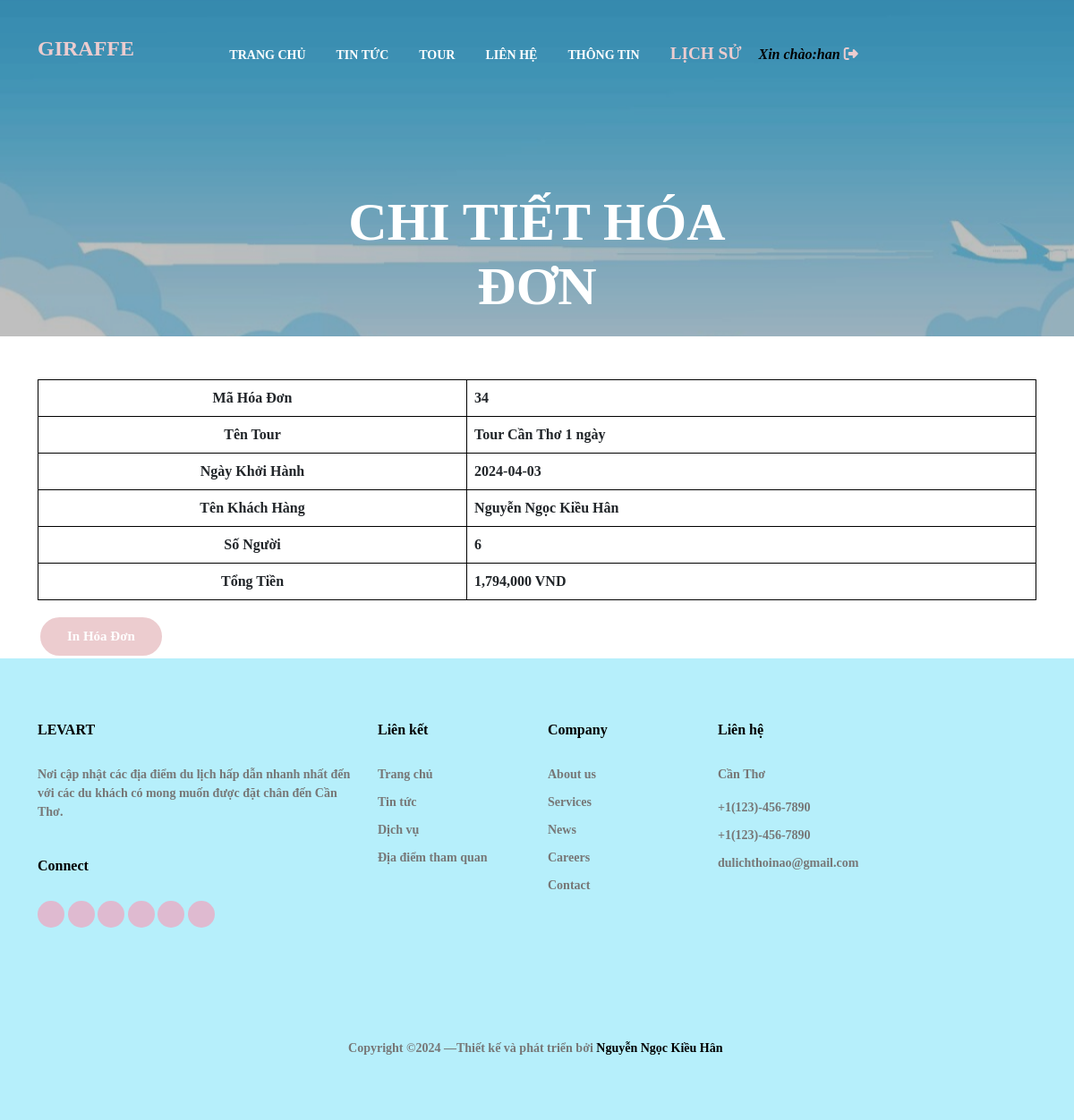
The page /hdon.php?HD_MA=34 (signed in) on the database its author committed.
### tables this page shows
CREATE TABLE `hoadon` (
  `HD_MA` int(11) NOT NULL,
  `T_MA` int(11) NOT NULL,
  `KH_MA` int(11) NOT NULL,
  `T_NGAYKHOIHANH` date NOT NULL,
  `KH_SDT` varchar(10) NOT NULL,
  `HD_SONGUOI` int(11) NOT NULL,
  `HD_TONGTIEN` varchar(10) NOT NULL,
  `HD_TRANGTHAI` enum('DAT','HUY') NOT NULL DEFAULT 'DAT'
);

CREATE TABLE `tour` (
  `T_MA` int(11) NOT NULL,
  `LT_MA` int(11) NOT NULL,
  `T_TEN` varchar(150) NOT NULL,
  `T_MOTA` text NOT NULL,
  `T_HINHANH` varchar(150) NOT NULL,
  `T_NGAYKHOIHANH` date NOT NULL,
  `T_GIA` varchar(10) NOT NULL
);

CREATE TABLE `khachhang` (
  `KH_MA` int(11) NOT NULL,
  `KH_HOTEN` varchar(150) NOT NULL,
  `KH_EMAIL` varchar(150) NOT NULL,
  `KH_SDT` varchar(10) NOT NULL,
  `KH_DIACHI` text NOT NULL,
  `KH_USERNAME` varchar(100) NOT NULL,
  `KH_PASSWORD` varchar(10) NOT NULL
);

### hdon.php (the view, shortened to what this page needs)
<?php
include("inc/header.php");
$servername = "localhost";
$username = "root";
$password = "";
$dbname = "giraffe";
$conn = new mysqli($servername, $username, $password, $dbname);
$loggedInUsername = $_SESSION["KH_USERNAME"];
$sqlGetCustomerID = "SELECT KH_MA FROM khachhang WHERE KH_USERNAME = '$loggedInUsername'";
$resultCustomerID = $conn->query($sqlGetCustomerID);
if ($resultCustomerID->num_rows > 0) {
    $customerRow = $resultCustomerID->fetch_assoc();
    $KH_MA = $customerRow["KH_MA"];
    if (isset($_GET['HD_MA'])) {
        $HD_MA = $_GET['HD_MA'];
        $sql = "SELECT h.HD_MA, t.T_TEN, h.T_NGAYKHOIHANH, k.KH_HOTEN, h.HD_SONGUOI, h.HD_TONGTIEN
                FROM hoadon h
                JOIN tour t ON h.T_MA = t.T_MA
                JOIN khachhang k ON h.KH_MA = k.KH_MA
                WHERE h.HD_MA = '$HD_MA' AND h.KH_MA = '$KH_MA'";
        $result = $conn->query($sql);
        if ($result->num_rows > 0) {
            $row = $result->fetch_assoc();
?>
<div class="hero overlay py-0 bg-white">
    <div class="img-bg rellax">
        <img src="images/nen.jpg" alt="Image" class="img-fluid">
    </div>
    <div class="container">
        <div class="row align-items-center justify-content-start">
            <div class="col-lg-6 mx-auto text-center">
                <h1 class="heading" data-aos="fade-up">CHI TIẾT HÓA ĐƠN </h1>
            </div>
        </div>
    </div>
</div>
<div class="container mt-5">
    <table class="table">
        <tr>
            <th>Mã Hóa Đơn</th>
            <td><?php echo $row["HD_MA"]; ?></td>
        </tr>
        <tr>
            <th>Tên Tour</th>
            <td><?php echo $row["T_TEN"]; ?></td>
        </tr>
        <tr>
            <th>Ngày Khởi Hành</th>
            <td><?php echo $row["T_NGAYKHOIHANH"]; ?></td>
        </tr>
        <tr>
            <th>Tên Khách Hàng</th>
            <td>
                <?php echo $row["KH_HOTEN"]; ?>
            </td>
        </tr>
        <tr>
            <th>Số Người</th>
            <td><?php echo $row["HD_SONGUOI"]; ?></td>
        </tr>
        <tr>
            <th>Tổng Tiền</th>
            <td><?php echo number_format($row["HD_TONGTIEN"]); ?> VND</td>
        </tr>
    </table>
    <button onclick="printInvoice()" class="btn btn-primary">In Hóa Đơn</button>
</div>
<?php
        } else {
            echo "Không tìm thấy hóa đơn.";
        }
    } else {
        echo "Không tìm thấy mã hóa đơn trên URL.";
    }
} else {
    echo "Không tìm thấy thông tin khách hàng.";
}
include("inc/footer.php");
?>

### rows shown on the page
hoadon: HD_MA "34", T_MA.T_TEN "Tour Cần Thơ 1 ngày", T_NGAYKHOIHANH "2024-04-03", KH_MA.KH_HOTEN "Nguyễn Ngọc Kiều Hân", HD_SONGUOI "6", HD_TONGTIEN "1,794,000"

### other values the page prints
$_SESSION["KH_USERNAME"] "han"
